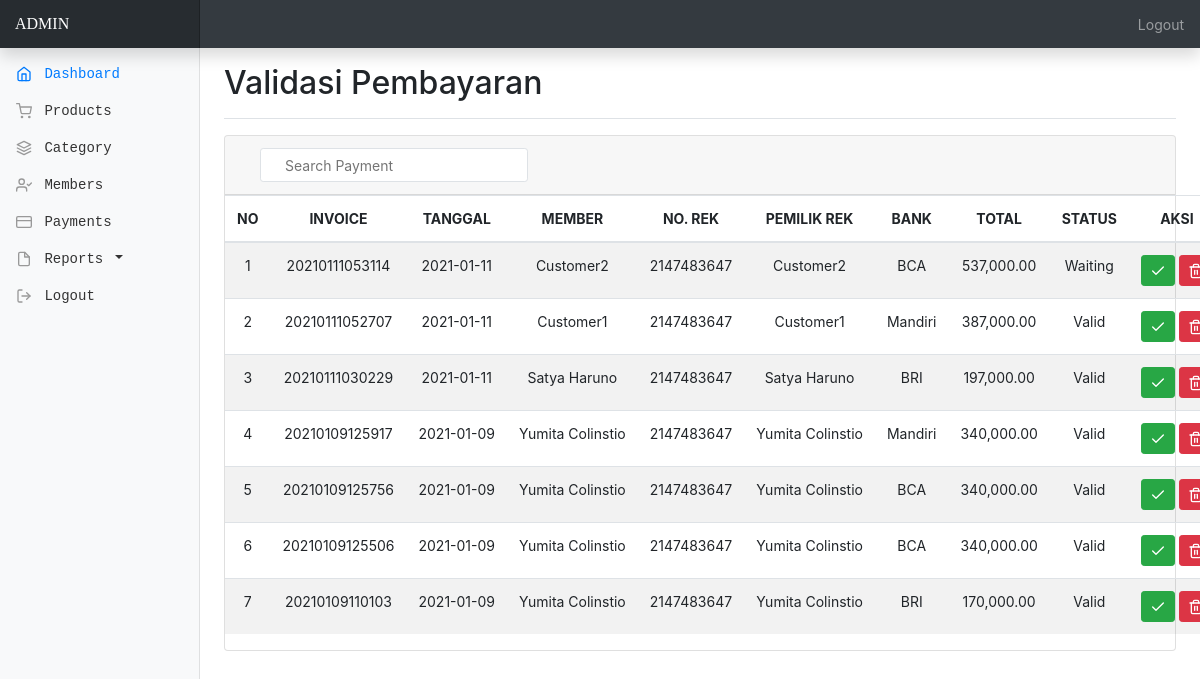
The page /admin/home.php?link=validasi (signed in) on the database its author committed.
### tables this page shows
CREATE TABLE `pembelian` (
  `id` int(11) NOT NULL,
  `no_pem` char(50) NOT NULL,
  `tgl_pem` date NOT NULL,
  `usr_pem` varchar(50) NOT NULL,
  `norek_pem` int(20) NOT NULL,
  `nmrek_pem` varchar(50) NOT NULL,
  `bankrek_pem` varchar(50) NOT NULL,
  `tot_pem` int(50) NOT NULL,
  `sts_pem` varchar(50) NOT NULL
);

### admin/inc_content/main_validasi.php (the view, shortened to what this page needs)
<div class="d-flex justify-content-between flex-wrap flex-md-nowrap align-items-center pt-3 pb-2 mb-3 border-bottom">
    <h1 class="h2">Validasi Pembayaran</h1>
</div>
<div class="card">
    <div class="card-header">
        <div class="col-lg-8">
        <input class="form-control-sm py-3 px-4 border" type="search" value="" placeholder="Search Payment" id="searchpem" name="searchpem" onkeyup="searchpem(this.value);">
    </div>
</div>
<div class="table-responsive d-block d-md-table">
    <table class="table table-hover table-striped">
        <thead>
            <tr>
                <th style="text-align: center;">NO</th>
                <th style="text-align: center;">INVOICE</th>
                <th style="text-align: center;">TANGGAL</th>
                <th style="text-align: center;">MEMBER</th>
                <th style="text-align: center;white-space: nowrap;">NO. REK</th>
                <th style="text-align: center;white-space: nowrap;">PEMILIK REK</th>
                <th style="text-align: center;">BANK</th>
                <th style="text-align: center;">TOTAL</th>
                <th style="text-align: center;">STATUS</th>
                <th style="text-align: center;">AKSI</th>
            </tr>
        </thead>
        <tbody id="datalist">
            <?php
            require_once("../koneksi.php");
            $varCnt=0;
            $sql="select * from pembelian order by no_pem desc";
            $result= mysqli_query($koneksi, $sql);
            while($data=mysqli_fetch_assoc($result)){
                $varCnt=$varCnt+1;
                $varId=$data['id'];
                $varInVoice=$data['no_pem'];
                $varTg=$data['tgl_pem'];
                $varNm=$data['usr_pem'];
                $varNoRek=$data['norek_pem'];
                $varNmRek=$data['nmrek_pem'];
                $varBank=$data['bankrek_pem'];
                $varTot=$data['tot_pem'];
                $varSts=$data['sts_pem'];
            ?>
            <tr class="">
                <td style="text-align: center;white-space: nowrap;"><?php echo $varCnt;?></td>
                <td style="text-align: center;white-space: nowrap;"><?php echo $varInVoice;?></td>
                <td style="text-align: center;white-space: nowrap;"><?php echo $varTg;?></td>
                <td style="text-align: center;white-space: nowrap;"><?php echo $varNm;?></td>
                <td style="text-align: center;white-space: nowrap;"><?php echo $varNoRek;?></td>
                <td style="text-align: center;white-space: nowrap;"><?php echo $varNmRek;?></td>
                <td style="text-align: center;white-space: nowrap;"><?php echo $varBank;?></td>
                <td style="text-align: center;white-space: nowrap;"><?php echo number_format($varTot,2);?></td>
                <td style="text-align: center;white-space: nowrap;"><?php echo $varSts;?></td>
                <td style="text-align: center;white-space: nowrap;">
                    <button type="button" onclick="showModalKonfirm(<?php echo $varId; ?>,'<?php echo $varInVoice; ?>');" class="btn btn-success btn-sm" title="Konfirmasi">
                        <span id="fcheck" data-feather="check"></span>
                    </button>
                    <button type="button" onclick="showModalDel(<?php echo $varId; ?>,'<?php echo $varInVoice; ?>');" class="btn btn-danger btn-sm" title="Hapus">
                        <span id="ftrash2" data-feather="trash-2"></span>
                    </button>
                </td>
            </tr>
            <?php
            }
            ?>
        </tbody>
    </table>
</div>

### rows shown on the page
pembelian: no_pem "20210111053114", tgl_pem "2021-01-11", usr_pem "Customer2", norek_pem "2147483647", nmrek_pem "Customer2", bankrek_pem "BCA", tot_pem "537,000.00", sts_pem "Waiting"
pembelian: no_pem "20210111052707", tgl_pem "2021-01-11", usr_pem "Customer1", norek_pem "2147483647", nmrek_pem "Customer1", bankrek_pem "Mandiri", tot_pem "387,000.00", sts_pem "Valid"
pembelian: no_pem "20210111030229", tgl_pem "2021-01-11", usr_pem "Satya Haruno", norek_pem "2147483647", nmrek_pem "Satya Haruno", bankrek_pem "BRI", tot_pem "197,000.00", sts_pem "Valid"
pembelian: no_pem "20210109125917", tgl_pem "2021-01-09", usr_pem "Yumita Colinstio", norek_pem "2147483647", nmrek_pem "Yumita Colinstio", bankrek_pem "Mandiri", tot_pem "340,000.00", sts_pem "Valid"
pembelian: no_pem "20210109125756", tgl_pem "2021-01-09", usr_pem "Yumita Colinstio", norek_pem "2147483647", nmrek_pem "Yumita Colinstio", bankrek_pem "BCA", tot_pem "340,000.00", sts_pem "Valid"
pembelian: no_pem "20210109125506", tgl_pem "2021-01-09", usr_pem "Yumita Colinstio", norek_pem "2147483647", nmrek_pem "Yumita Colinstio", bankrek_pem "BCA", tot_pem "340,000.00", sts_pem "Valid"
pembelian: no_pem "20210109110103", tgl_pem "2021-01-09", usr_pem "Yumita Colinstio", norek_pem "2147483647", nmrek_pem "Yumita Colinstio", bankrek_pem "BRI", tot_pem "170,000.00", sts_pem "Valid"
